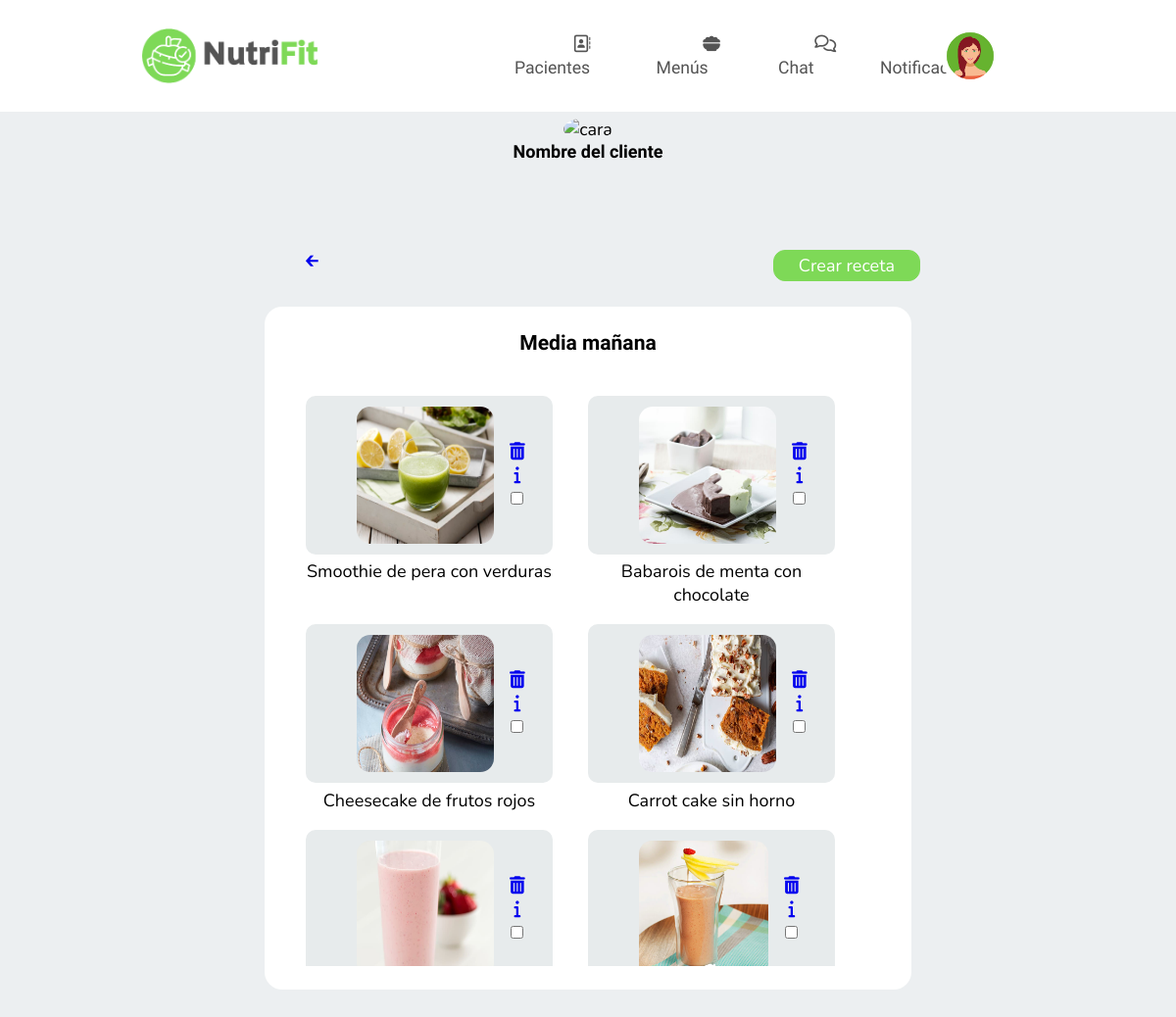
The page /views/receta_categoria_mediamañana_nutri.php (signed in) on the database its author committed.
### tables this page shows
CREATE TABLE `receta` (
  `ID` int(11) NOT NULL,
  `nombre_receta` varchar(45) NOT NULL,
  `tiempo_ejecucion` int(100) NOT NULL,
  `complejidad` set('facil','intermedio','complejo') NOT NULL,
  `tipo_comida` set('desayuno','media_mañana','almuerzo','merienda','cena') NOT NULL,
  `ingredientes` text NOT NULL,
  `preparacion` text NOT NULL,
  `calorias` int(3) NOT NULL,
  `carbohidratos` int(3) NOT NULL,
  `proteinas` int(3) NOT NULL,
  `grasas` int(3) NOT NULL,
  `foto` varchar(200) NOT NULL
);

### views/receta_categoria_mediamañana_nutri.php (the view, shortened to what this page needs)
<!DOCTYPE html>
<html lang="en">
<head>
    <link rel="stylesheet" href="../css/style.css">
</head>
<body id="bodyMenuSemanal">
    <header>
        <a href="index_nutricionista.php" id="logo"><img src="../img/3.png"></a>
        <nav>
            <ul id="menu">
                <li><a href="index_nutricionista.php"><i class="fa-regular fa-address-book"></i> Pacientes</a></li>
                <li><a href="nutricionista_menu.php"><i class="fa-solid fa-bowl-food"></i> Menús</a></li>
                <li><a href="#"><i class="fa-regular fa-comments"></i> Chat</a></li>
                <li><a href="#"><i class="fa-regular fa-bell"></i> Notificaciones</a></li>
            </ul>
        </nav>
        <div id="user">
            <div id="profile" onclick="menuToggle();">
                <img src="../img/icon.png">
            </div>
        </div>
    </header>
    <br>
    <br>
    <br>
    <br>
    <div class="contBlan3">
        <div class="centrarContenidoPerfil">
            <img src="../img/icon1.jpg" alt="cara" />
            <h4>Nombre del cliente</h4>
        </div>
        <div class="cabeza">
        <a href="menu_semanal_nutri_cliente.php">🡰</a>
            <div class="semanaSiguiente">
                <button class="buton" onclick="crearReceta()">Crear receta</button>
            </div>
        </div>
    </div>
    <div class="contBlan4">
        <h3>Media mañana</h3>
        <br>
     <div class="scrollY">
        <div class="carrousel3">
            <?php
            $db = new Database();
            $conexion = $db->connect();
            $sql=$conexion->query("select * from receta where tipo_comida='media_mañana'");
            while ($datos = $sql->fetchObject()){ ?>
                <div class="elemento">
                    <div class="plato2">
                    <img id="imgNombreComidas" src="<?= $datos->foto?>" alt="">
                        <div id="check">
                        <a href="receta_categoria_mediamañana_nutri.php?ID=<?= $datos->ID ?>"><i class="fa-solid fa-trash-can"></i></a>
                            <a href="receta_plato_nutricionista.php?ID=<?= $datos->ID ?>" id="dietacliente"><i class="fa-solid fa-info"></i></a>
                            <input type="checkbox" id="dietaclientein">
                        </div>
                    </div>
                    <p><?= $datos->nombre_receta?></p>
                </div>
                <?php }
                ?>
        </div>
    </div>
</body>
</html>

### rows shown on the page
receta: foto (picture), nombre_receta "Smoothie de pera con verduras"
receta: foto (picture), nombre_receta "Babarois de menta con chocolate"
receta: foto (picture), nombre_receta "Cheesecake de frutos rojos"
receta: foto (picture), nombre_receta "Carrot cake sin horno"
receta: foto (picture)
receta: foto (picture)
